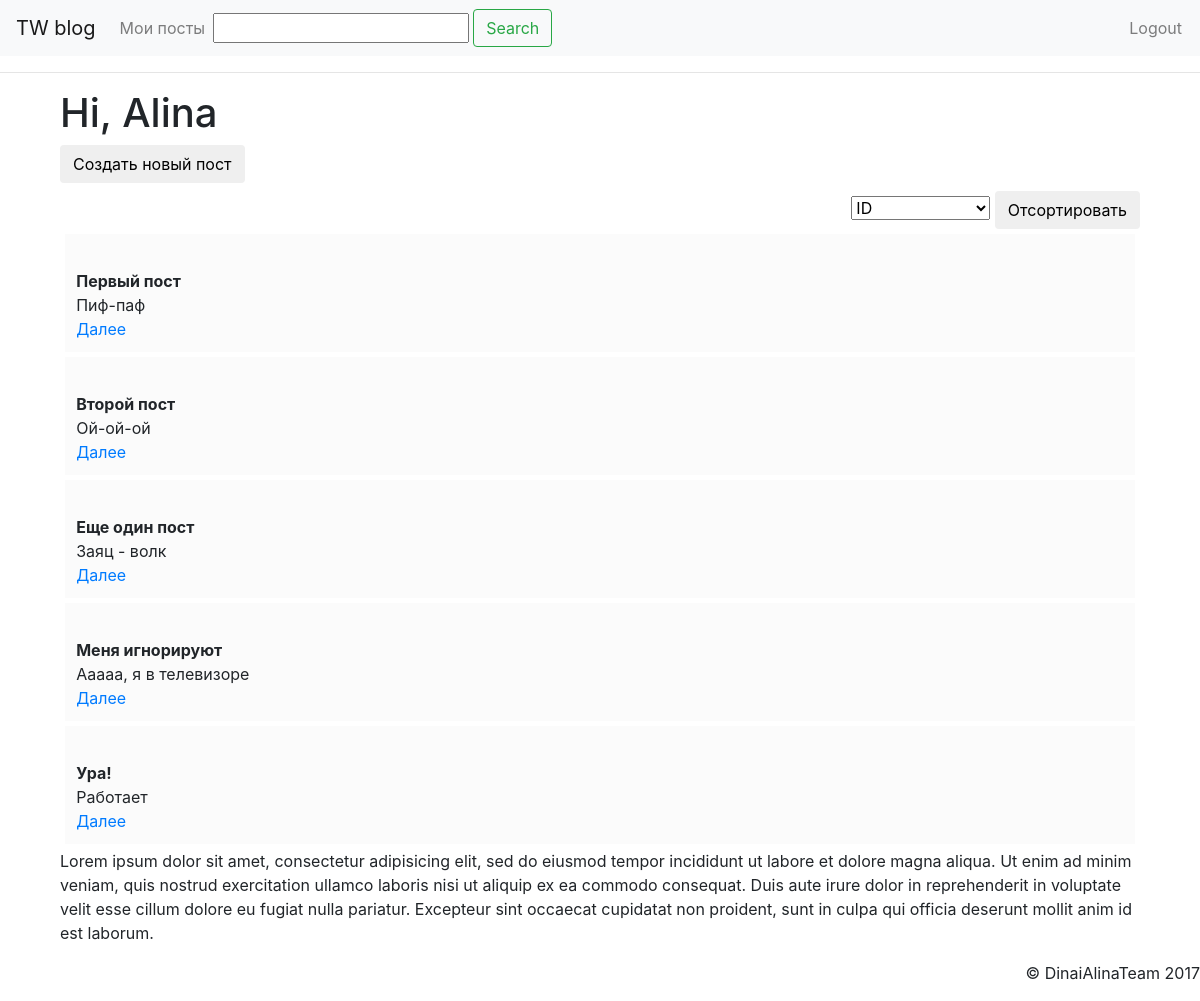
Screenshot of / (signed in) with the database file from the repository.
### onemapp/models.py (models this page shows, shortened)
class Post(models.Model):
    author = models.ForeignKey('auth.User')
    title = models.CharField(max_length=200)
    text = models.TextField()
    created_date = models.DateTimeField(default=timezone.now)

### onemapp/views.py (the view)
# urls.py: url(r'^$', views.post_list, name='post_list'),
def post_list(request, user=None):
    if user and user.is_authenticated:
        posts = Post.objects.filter(author=user)  # получить посты пользователя
    else:
        posts = Post.objects.all()  # получить все посты
    form = PostListForm(request.GET)  # создать форму на основе модели Post
    form.is_valid()
    if form.cleaned_data.get('search'):
        posts = posts.filter(title__icontains=form.cleaned_data['search'])
    if form.cleaned_data.get('sort_field'):
        posts = posts.order_by(form.cleaned_data['sort_field'])
    for post in posts:
        post.text = post.text[:50]
    return render(request, 'post_list.html', {'form': form, 'posts': posts})

### onemapp/forms.py
class PostListForm(forms.Form):
    search = forms.CharField(required=False)
    sort_field = forms.ChoiceField(choices=(('id', 'ID'), ('title', 'title'), ('-created_date', u'Дата создания')), required=False)

### onemapp/templates/post_list.html (shortened to what this page needs)
{% extends "./base.html" %}
{% block search %}
    <form action="" class="form-inline">
        <div class=" mr-sm-1">
            {{ form.search }}
        </div>
        <button class="btn btn-outline-success my-sm-0" type="submit">Search</button>
    </form>
{% endblock %}
{% block content %}
    <h1>
        Hi,
        {% if request.user.is_authenticated %}
            {{ user }}
        {%  else %}
            team!
        {% endif %}
    </h1>
    <h3>
        {% if request.user.is_authenticated %}
            <form class="" action="/create/">
                <input type="submit" value="Создать новый пост" class="btn btn-default" >
            </form>
        {% endif %}
    </h3>
        <div class="filtersearch">
            <form action="">
                {{ form.sort_field }}
                <input type="submit"  value="Отсортировать" class="btn btn-default" >
            </form>
        </div>
    {% for post in posts %}
        <div>
            <p class="post">
            <br>
                <b>{{ post.title }}</b>
                <br>
                {{ post.text }}
                <br>
                <a href="{{ post.id }}"> Далее </a>
            </p>
        </div>
    {% endfor %}
    <p>{% lorem %}</p>
{% endblock %}

### onemapp/static/blog.css (style rules this page uses)
.post { padding: 1%; margin: 0.5%; background-color: #fbfbfb; }
.filtersearch { text-align: right; }

### rows the page displays
Post: title "Первый пост", text "Пиф-паф"
Post: title "Второй пост", text "Ой-ой-ой"
Post: title "Еще один пост", text "Заяц - волк"
Post: title "Меня игнорируют", text "Ааааа, я в телевизоре"
Post: title "Ура!", text "Работает"

### other values shown
{{ user }} "Alina"
